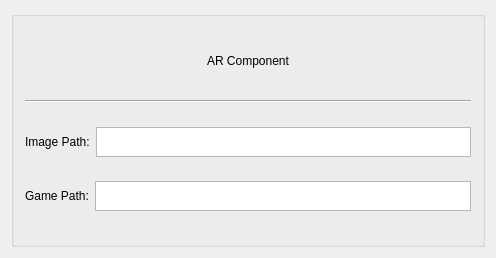
<?xml version="1.0" encoding="UTF-8"?>
<ui version="4.0">
 <class>ARComponentWidget</class>
 <widget class="QWidget" name="ARComponentWidget">
  <property name="geometry">
   <rect>
    <x>0</x>
    <y>0</y>
    <width>496</width>
    <height>258</height>
   </rect>
  </property>
  <property name="windowTitle">
   <string>ARComponentWidget</string>
  </property>
  <layout class="QGridLayout" name="gridLayout">
   <item row="0" column="0">
    <widget class="QGroupBox" name="groupBox">
     <property name="title">
      <string/>
     </property>
     <layout class="QGridLayout" name="gridLayout_2">
      <item row="4" column="1" colspan="3">
       <layout class="QHBoxLayout" name="horizontalLayout">
        <item>
         <widget class="QLabel" name="ImageLabel">
          <property name="maximumSize">
           <size>
            <width>16777215</width>
            <height>20</height>
           </size>
          </property>
          <property name="text">
           <string>Image Path:</string>
          </property>
         </widget>
        </item>
        <item>
         <widget class="QPlainTextEdit" name="ImageText">
          <property name="maximumSize">
           <size>
            <width>16777215</width>
            <height>30</height>
           </size>
          </property>
         </widget>
        </item>
       </layout>
      </item>
      <item row="1" column="2">
       <widget class="QLabel" name="label">
        <property name="maximumSize">
         <size>
          <width>16777215</width>
          <height>30</height>
         </size>
        </property>
        <property name="text">
         <string>AR Component</string>
        </property>
        <property name="alignment">
         <set>Qt::AlignCenter</set>
        </property>
       </widget>
      </item>
      <item row="2" column="1" colspan="3">
       <widget class="Line" name="line">
        <property name="orientation">
         <enum>Qt::Horizontal</enum>
        </property>
       </widget>
      </item>
      <item row="5" column="1" colspan="3">
       <layout class="QHBoxLayout" name="horizontalLayout_2">
        <item>
         <widget class="QLabel" name="GameLabel">
          <property name="maximumSize">
           <size>
            <width>16777215</width>
            <height>20</height>
           </size>
          </property>
          <property name="text">
           <string>Game Path:</string>
          </property>
         </widget>
        </item>
        <item>
         <widget class="QPlainTextEdit" name="GameText">
          <property name="maximumSize">
           <size>
            <width>16777215</width>
            <height>30</height>
           </size>
          </property>
         </widget>
        </item>
       </layout>
      </item>
     </layout>
    </widget>
   </item>
  </layout>
 </widget>
 <layoutdefault spacing="6" margin="11"/>
 <resources/>
 <connections/>
</ui>
